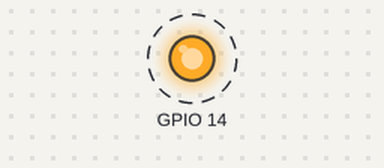
The program below on a simulated Raspberry Pi (BCM pin numbers). On the bench: output pins drawn as LEDs (lit = HIGH). Dashed ring = blinking.

Above: at 0.5 s.
Timing chart, 0 to 4.6 s (numbered marks = the images above):
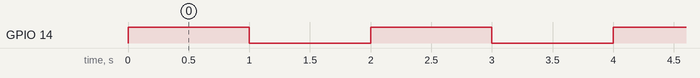

The program:

blink1.py
```python
import RPi.GPIO as GPIO
import time

try:
	# Set up the GPIO channels
	GPIO.setmode(GPIO.BCM)
	GPIO.setup(14, GPIO.OUT)


	# Output to pin 12
	while True:
		GPIO.output(14, True)
		time.sleep(1)
		GPIO.output(14, False)
		time.sleep(1)

except KeyboardInterrupt:
	GPIO.cleanup()
```

Measured:
- by itself, GPIO 14: alternates HIGH for 1.0 s and LOW for 1.0 s
